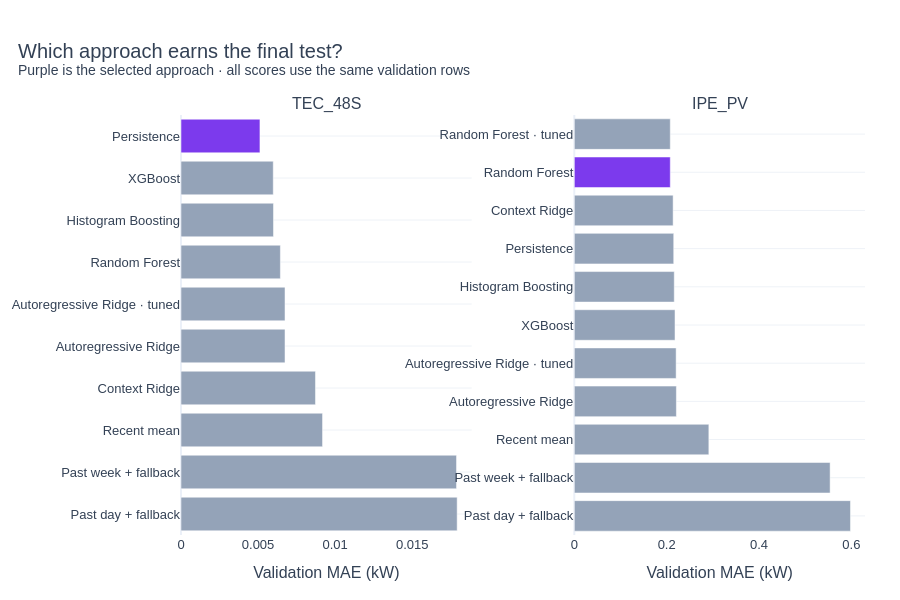

Here is the notebook cell this chart was saved with:
### Markdown cell above
### 🏆 7. Select using the reserved validation period
Refit each candidate on all training rows and score the same validation rows. Seasonal fallbacks make the comparison fair even where historical reference readings are absent.

Choose the lowest validation MAE, including simple baselines. Differences below one watt are treated as a practical tie and favour a simpler method. This rule is stated before seeing test scores. If a baseline wins, we keep it; tuning does not guarantee a useful ML improvement.

### Code cell
TIE_TOLERANCE_KW = .001
validation_rows = []
with stage("validation selection", logger=log):
    for system, entry in data.items():
        fitted, evaluation = entry["splits"]["train"], entry["splits"]["validation"]
        actual = evaluation["target_power_kw"].to_numpy()
        specifications = []
        for name in BASELINES:
            predicted, coverage = benchmark(evaluation, name, system)
            validation_rows.append(dict(system=system, model=name, **scores(actual,predicted),
                                         native_history_pct=coverage, fit_seconds=0.))
            specifications.append(dict(label=name, baseline=True, complexity=BASELINES.index(name)))
        for index, (name, columns) in enumerate(MODEL_COLUMNS.items()):
            started = time.perf_counter()
            pipeline = make_pipeline(name,columns)
            with threadpool_limits(limits=THREADS):
                pipeline.fit(arrays(fitted,columns),fitted["target_power_kw"].to_numpy())
                predicted = predict_model(pipeline,evaluation,columns,system)
            validation_rows.append(dict(system=system,model=name,**scores(actual,predicted),
                                         native_history_pct=100.,fit_seconds=time.perf_counter()-started))
            specifications.append(dict(label=name,baseline=False,model=name,columns=columns,parameters={},complexity=10+index))
            del pipeline
        tuned = entry["tuned"]
        label, columns = tuned["model"] + " · tuned", MODEL_COLUMNS[tuned["model"]]
        pipeline = make_pipeline(tuned["model"], columns, tuned["parameters"])
        started = time.perf_counter()
        with threadpool_limits(limits=THREADS):
            pipeline.fit(arrays(fitted,columns),fitted["target_power_kw"].to_numpy())
            predicted = predict_model(pipeline,evaluation,columns,system)
        validation_rows.append(dict(system=system,model=label,**scores(actual,predicted),
                                     native_history_pct=100.,fit_seconds=time.perf_counter()-started))
        specifications.append(dict(label=label,baseline=False,model=tuned["model"],columns=columns,
                                   parameters=tuned["parameters"],complexity=20))
        searched = {entry["tuned"]["model"]}
        while True:
            results = [row for row in validation_rows if row["system"]==system]
            best_error = min(row["mae_kw"] for row in results)
            allowed = {row["model"] for row in results if row["mae_kw"] <= best_error + TIE_TOLERANCE_KW}
            chosen = min((spec for spec in specifications if spec["label"] in allowed),key=lambda spec:spec["complexity"])
            if chosen["baseline"] or chosen["model"] in searched:
                break
            # Tune a newly leading family using training folds only.
            name, columns = chosen["model"], chosen["columns"]
            folds = time_folds(fitted)
            limit = min(TUNE_TRIALS, int(np.prod([len(values) for values in SEARCH[name].values()])))
            parameters = [{}] + list(ParameterSampler(SEARCH[name], n_iter=limit, random_state=SEED))
            best = None
            for trial, params in enumerate(parameters):
                error, errors = cv_score(system, folds, name, columns, params)
                tuning_rows.append(dict(system=system,model=name,trial=trial,cv_mae_kw=error,
                    parameters=json.dumps(params,sort_keys=True),fold_mae=errors))
                if best is None or error < best["error"]:
                    best = dict(error=error, parameters=params)
            searched.add(name)
            extra = make_pipeline(name,columns,best["parameters"])
            started = time.perf_counter()
            with threadpool_limits(limits=THREADS):
                extra.fit(arrays(fitted,columns),fitted["target_power_kw"].to_numpy())
                extra_prediction = predict_model(extra,evaluation,columns,system)
            label = name + " · tuned"
            validation_rows.append(dict(system=system,model=label,**scores(actual,extra_prediction),
                native_history_pct=100.,fit_seconds=time.perf_counter()-started))
            specifications.append(dict(label=label,baseline=False,model=name,columns=columns,
                parameters=best["parameters"],complexity=20))
            log.info("%s additionally tuned validation-leading family=%s",system,name)
            del extra
        chosen["hyperparameter_search_performed"] = not chosen["baseline"]
        chosen["searched_families"] = sorted(searched)
        entry["selected"] = chosen
        entry["selected_validation"] = next(row for row in results if row["model"]==chosen["label"])
        if not chosen["baseline"]:
            columns = chosen["columns"]
            pipeline = make_pipeline(chosen["model"],columns,chosen["parameters"])
            with threadpool_limits(limits=THREADS):
                pipeline.fit(arrays(fitted,columns),fitted["target_power_kw"].to_numpy())
        entry["explanation_model"] = pipeline
        entry["explanation_columns"] = columns
        log.info("%s validation-selected=%s metrics=%s",system,chosen["label"],entry["selected_validation"])
validation = pl.DataFrame(validation_rows)
tuning = pl.DataFrame(tuning_rows)
fig = make_subplots(rows=1,cols=len(SYSTEMS),subplot_titles=list(SYSTEMS),horizontal_spacing=.15)
for column,system in enumerate(SYSTEMS,1):
    ranked = validation.filter(pl.col("system")==system).sort("mae_kw",descending=True)
    selected_label = data[system]["selected"]["label"]
    fig.add_bar(x=ranked["mae_kw"].to_list(),y=ranked["model"].to_list(),orientation="h",
                marker_color=[PURPLE if name==selected_label else "#94a3b8" for name in ranked["model"]],
                showlegend=False,row=1,col=column)
    fig.update_xaxes(title="Validation MAE (kW)",row=1,col=column)
polish(fig,"Which approach earns the final test?","Purple is the selected approach · all scores use the same validation rows",height=600)
for system,entry in data.items():
    seasonal = validation.filter((pl.col("system")==system) & pl.col("model").is_in(["Past day + fallback", "Past week + fallback"]))
    coverage_note = "; ".join(f"{row['model']}: {row['native_history_pct']:.1f}% native history" for row in seasonal.iter_rows(named=True))
    report(f"**{system}: {entry['selected']['label']}** was selected before test evaluation. Every selected ML family received a training-only parameter search; default settings may still win on validation. XGBoost was compared fairly. "
           f"Seasonal validation coverage — {coverage_note}. Remaining rows use persistence.")

### Figure 1 — Plotly figure (JSON) as saved in the notebook; plotly's stock layout.template omitted (floating-point values rounded to 4 significant figures)
{"data": [{"marker": {"color": ["#94a3b8", "#94a3b8", "#94a3b8", "#94a3b8", "#94a3b8", "#94a3b8", "#94a3b8", "#94a3b8", "#94a3b8", "#7c3aed"]}, "orientation": "h", "showlegend": false, "type": "bar", "x": [0.01792, 0.01788, 0.009184, 0.008726, 0.006749, 0.006749, 0.006449, 0.006, 0.005986, 0.005122], "xaxis": "x", "y": ["Past day + fallback", "Past week + fallback", "Recent mean", "Context Ridge", "Autoregressive Ridge", "Autoregressive Ridge · tuned", "Random Forest", "Histogram Boosting", "XGBoost", "Persistence"], "yaxis": "y"}, {"marker": {"color": ["#94a3b8", "#94a3b8", "#94a3b8", "#94a3b8", "#94a3b8", "#94a3b8", "#94a3b8", "#94a3b8", "#94a3b8", "#7c3aed", "#94a3b8"]}, "orientation": "h", "showlegend": false, "type": "bar", "x": [0.598, 0.554, 0.2914, 0.221, 0.2205, 0.2181, 0.2165, 0.2153, 0.214, 0.2078, 0.2078], "xaxis": "x2", "y": ["Past day + fallback", "Past week + fallback", "Recent mean", "Autoregressive Ridge", "Autoregressive Ridge · tuned", "XGBoost", "Histogram Boosting", "Persistence", "Context Ridge", "Random Forest", "Random Forest · tuned"], "yaxis": "y2"}], "layout": {"annotations": [{"font": {"size": 16}, "showarrow": false, "text": "TEC_48S", "x": 0.2125, "xanchor": "center", "xref": "paper", "y": 1, "yanchor": "bottom", "yref": "paper"}, {"font": {"size": 16}, "showarrow": false, "text": "IPE_PV", "x": 0.7875, "xanchor": "center", "xref": "paper", "y": 1, "yanchor": "bottom", "yref": "paper"}], "font": {"color": "#334155", "family": "Arial", "size": 13}, "height": 600, "hovermode": "x unified", "legend": {"orientation": "h", "y": 1.02, "yanchor": "bottom"}, "margin": {"b": 65, "l": 75, "r": 35, "t": 115}, "title": {"font": {"size": 20}, "text": "Which approach earns the final test?<br><sup>Purple is the selected approach · all scores use the same validation rows</sup>", "x": 0.02}, "xaxis": {"anchor": "y", "automargin": true, "domain": [0, 0.425], "showgrid": false, "title": {"text": "Validation MAE (kW)"}}, "xaxis2": {"anchor": "y2", "automargin": true, "domain": [0.575, 1], "showgrid": false, "title": {"text": "Validation MAE (kW)"}}, "yaxis": {"anchor": "x", "automargin": true, "domain": [0, 1], "gridcolor": "#eef2f7"}, "yaxis2": {"anchor": "x2", "automargin": true, "domain": [0, 1], "gridcolor": "#eef2f7"}}}
